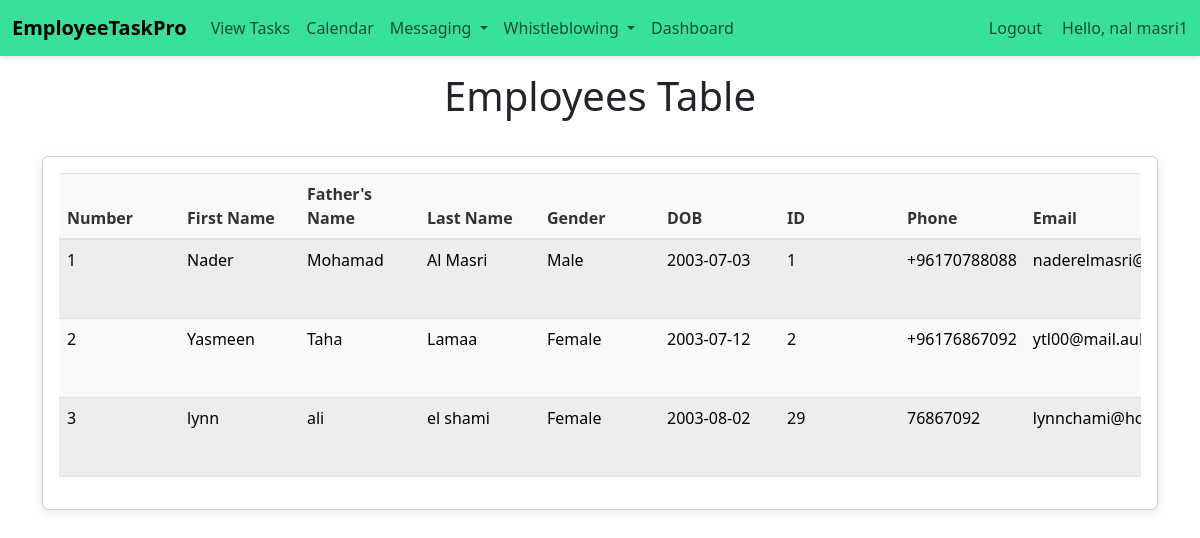
Page /emp/home/ (signed in) on the earlier database version.
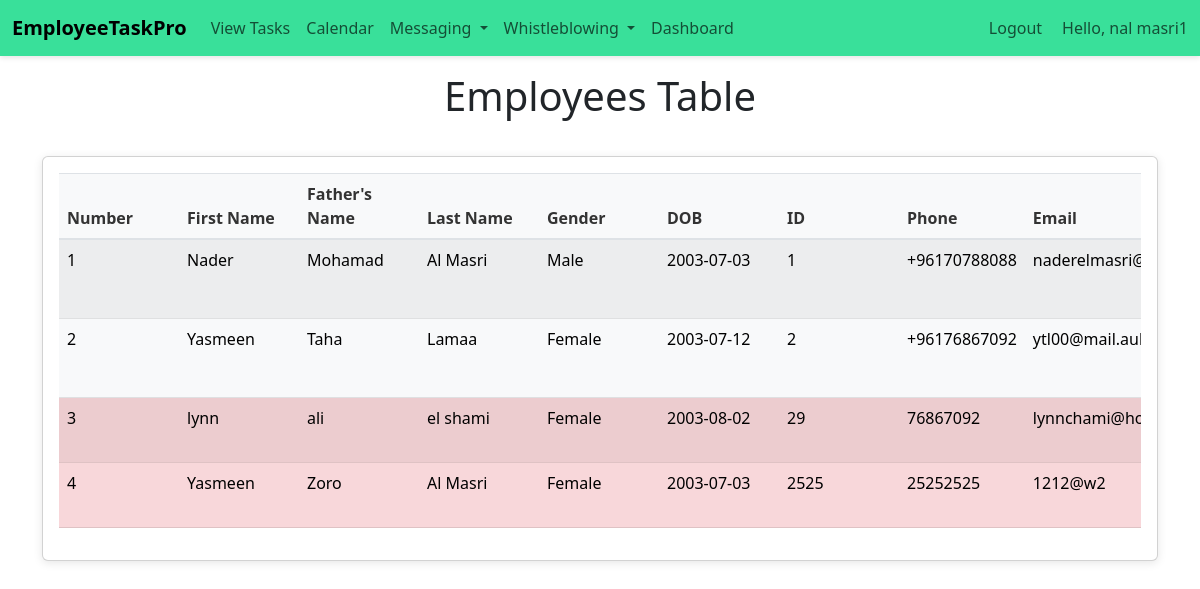
Same page on the later database version.
### emp/models.py (models this page shows, shortened)
class Emp(models.Model):
    firstname=models.CharField(max_length=200)
    fathername=models.CharField(max_length=200)
    lastname=models.CharField(max_length=200)
    gender = models.TextField(blank=True,null= True)
    dob = models.DateField(blank=True,null= True)
    emp_id=models.CharField(max_length=200)
    phone = models.CharField(max_length=20, null=True)
    email = models.EmailField(null=True)
    date_hired = models.DateField(default=timezone.now)
    salary = models.FloatField(default=0)
    date_added = models.DateTimeField(default=timezone.now)
    date_updated = models.DateTimeField(auto_now=True)
    address = models.CharField(max_length=100, null=True)
    status=models.BooleanField(default=True)
    department=models.CharField(max_length=200, null=True)
    user = models.OneToOneField(User, on_delete=models.CASCADE, null=True)

### emp/views.py (the view)
# urls.py: path("home/", emp_home, name='emp_home'),
@login_required
def emp_home(request):
    emps = Emp.objects.all()
    for emp in emps:
        tasks_assigned_to_employee = Task.objects.filter(taskassignee__emp=emp)
        completed_tasks_count = tasks_assigned_to_employee.filter(status='Completed').count()
        total_tasks_count = tasks_assigned_to_employee.count()
        progress_percentage = (completed_tasks_count / total_tasks_count) * 100 if total_tasks_count > 0 else 0
        emp.progress_percentage = progress_percentage
    is_hr_or_manager = request.user.groups.filter(name__in=['HR', 'Manager']).exists()
    is_employee = request.user.groups.filter(name='Employee').exists()
    context = {
        'emps': emps,
        'is_hr_or_manager': is_hr_or_manager,
        'is_employee': is_employee,
    }
    return render(request, "emp/home.html", context)

### emp/context_processors.py (called while the page is built)
def user_roles(request):
    is_hr_or_manager = request.user.groups.filter(name__in=['HR', 'Manager']).exists()
    is_employee = request.user.groups.filter(name='Employee').exists()
    return {
        'is_hr_or_manager': is_hr_or_manager,
        'is_employee': is_employee,
    }

### templates/emp/home.html (shortened to what this page needs)
{% load static %}
<!doctype html>
<html lang="en">
  <head>
    <link href="https://cdn.jsdelivr.net/npm/bootstrap@5.2.2/dist/css/bootstrap.min.css"
          rel="stylesheet"
>
    <link rel="stylesheet" href="{% static 'css/table.css' %}">
  </head>
  <body>
    {% include 'emp/navbar.html' %}
    <h1 class="text-center my-3">Employees Table</h1>
    <div class="container">
      <div class="row">
        <div class="col-md-12">
          <div class="card">
            <div class="card-body">
              <div class="table-responsive">
                <table class="table table-light table-striped table-hover">
                  <thead>
                    <tr>
                      <th>Number</th>
                      <th>First Name</th>
                      <th>Father's Name</th>
                      <th>Last Name</th>
                      <th>Gender</th>
                      <th>DOB</th>
                      <th>ID</th>
                      <th>Phone</th>
                      <th>Email</th>
                    </tr>
                  </thead>
                  <tbody>
                    {% for e in emps %}
                    <tr class="{% if not e.status %}table-danger{% endif %}">
                      <td>{{ forloop.counter }}</td>
                      <td>{{ e.firstname }}</td>
                      <td>{{ e.fathername }}</td>
                      <td>{{ e.lastname }}</td>
                      <td>{{ e.gender }}</td>
                      <td>{{ e.dob|date:"Y-m-d" }}</td>
                      <td>{{ e.emp_id }}</td>
                      <td>{{ e.phone }}</td>
                      <td>{{ e.email }}</td>
                    </tr>
                    {% endfor %}
                  </tbody>
                </table>
              </div>
            </div>
          </div>
        </div>
      </div>
    </div>
  </body>
</html>

### templates/emp/navbar.html (shortened to what this page needs)
{% load static %}
<!DOCTYPE html>
<html lang="en">
<head>
    <link rel="stylesheet" href="{% static 'css/navbar.css' %}">
    <link href="https://cdn.jsdelivr.net/npm/bootstrap@5.3.0/dist/css/bootstrap.min.css" rel="stylesheet">
</head>
<body>
    <nav class="navbar navbar-expand-lg" style="background-color: #39e09a;">
        <div class="container-fluid">
            <a class="navbar-brand" href="/emp/emp-dashboard/">EmployeeTaskPro</a>
            <div class="collapse navbar-collapse" id="navbarSupportedContent">
                <ul class="navbar-nav me-auto mb-2 mb-lg-0">
                    {% if is_employee %}
                    <li class="nav-item">
                        <a class="nav-link" href="/emp/my-tasks/">View Tasks</a>
                    </li>
                    <li class="nav-item">
                        <a class="nav-link" href="/emp/calendar/">Calendar</a>
                    </li>
                    {% endif %}
                    <li class="nav-item dropdown">
                        <a class="nav-link dropdown-toggle" href="#" id="navbarDropdownMessaging" role="button" data-bs-toggle="dropdown" aria-expanded="false">
                            Messaging
                        </a>
                    </li>
                    {% if request.user.is_authenticated %}
                    <li class="nav-item dropdown">
                        <a class="nav-link dropdown-toggle" href="#" id="navbarDropdownWhistleblowing" role="button" data-bs-toggle="dropdown" aria-expanded="false">
                            Whistleblowing
                        </a>
                    </li>
                    {% endif %}
                    <li class="nav-item">
                        <a class="nav-link" href="/emp/emp-dashboard/">Dashboard</a>
                    </li>
                </ul>
                <ul class="navbar-nav ms-auto mb-2 mb-lg-0">
                    {% if request.user.is_authenticated %}
                    <li class="nav-item">
                        <form action="{% url 'logout' %}" method="post">
                            <button type="submit" class="btn btn-link nav-link" style="padding: 0; border: none; background: none; margin-right: 20px;">Logout</button>
                        </form>
                    </li>
                    {% else %}
                    <li class="nav-item">
                        <a class="nav-link" href="{% url 'emp:custom_login' %}">Login</a>
                    </li>
                    {% endif %}
                    <li class="nav-item">
                        <span class="navbar-text mr-3">
                        Hello, {{ request.user.username }}
                        </span>
                    </li>
                </ul>
            </div>
        </div>
    </nav>
</body>
</html>

### static/css/table.css (style rules this page uses)
body { font-family: 'Segoe UI', Tahoma, Geneva, Verdana, sans-serif; background-color: #f4f4f4; color: #333; margin: 0; padding: 0; }
.card { box-shadow: 0 2px 10px rgba(0, 0, 0, 0.1); margin-top: 20px; }
.card-body { padding: 20px; }
.table { width: 100%; margin-bottom: 1rem; color: #212529; }
.table th, .table td { padding: 0.75rem; vertical-align: top; border-top: 1px solid #dee2e6; }
.table thead th { vertical-align: bottom; border-bottom: 2px solid #dee2e6; background-color: #e9ecef; color: #495057; font-weight: bold; }
.table-striped tbody tr:nth-of-type(odd) { background-color: rgba(0, 0, 0, 0.05); }
.card { overflow-x: auto; }
.table-responsive { display: block; width: 100%; overflow-x: auto; }
.table th, .table td { min-width: 120px; }
.table thead th { background-color: #f8f9fa; color: #333; }
.table-striped tbody tr:nth-of-type(odd) { background-color: rgba(0, 0, 0, 0.03); }

### static/css/navbar.css (style rules this page uses)
body { font-family: 'Arial', sans-serif; margin: 0; padding: 0; background: #f4f4f4; }
.navbar { box-shadow: 0 2px 5px rgba(0,0,0,0.1); font-size: 16px; }
.navbar-brand { font-weight: bold; color: #ffffff; }
.nav-link { color: #ffffff; transition: color 0.3s; }
.btn-link { color: #ffffff; transition: color 0.3s; }

Differences in the rows shown:
changed Emp "lynn": status True → False (drawn)
added Emp: firstname "Yasmeen", fathername "Zoro", lastname "Al Masri", gender "Female", dob "2003-07-03", emp_id "2525", phone "25252525", email "1212@w2"
